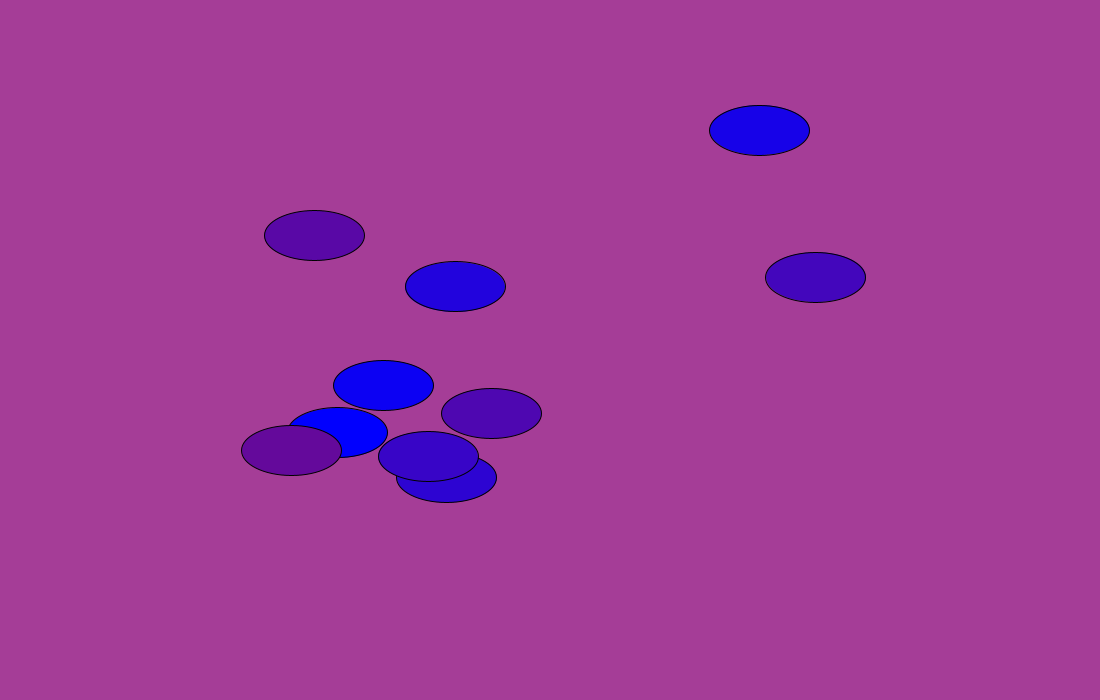
Frame 1 (no input)
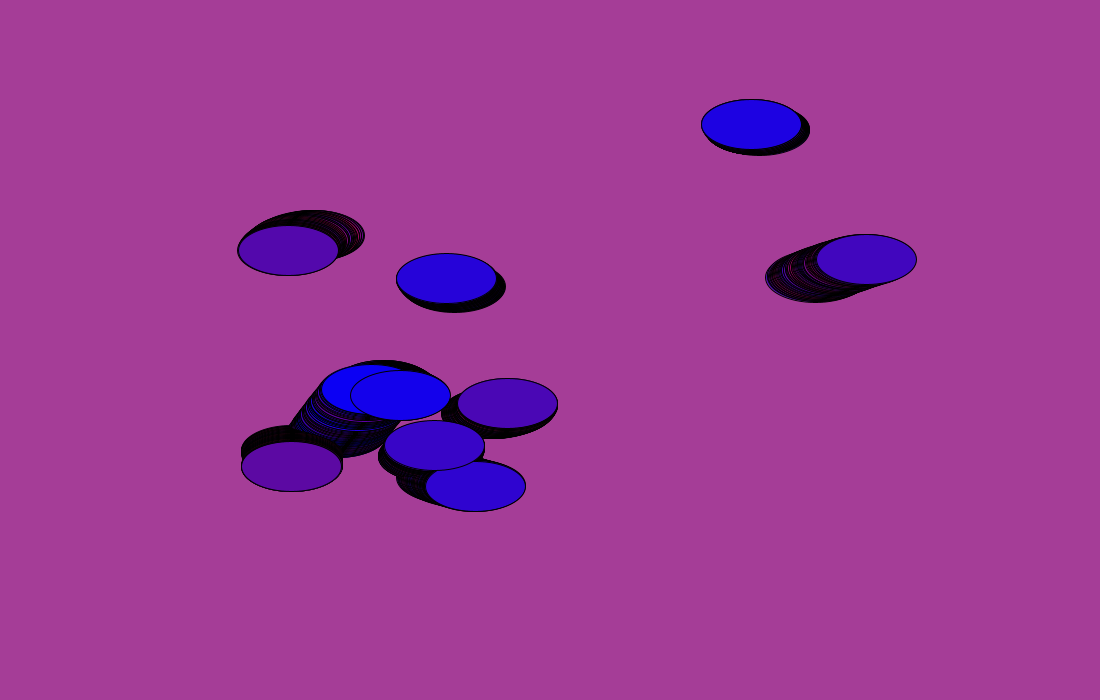
Frame 60 (the mouse pressed at the canvas centre just before this capture)
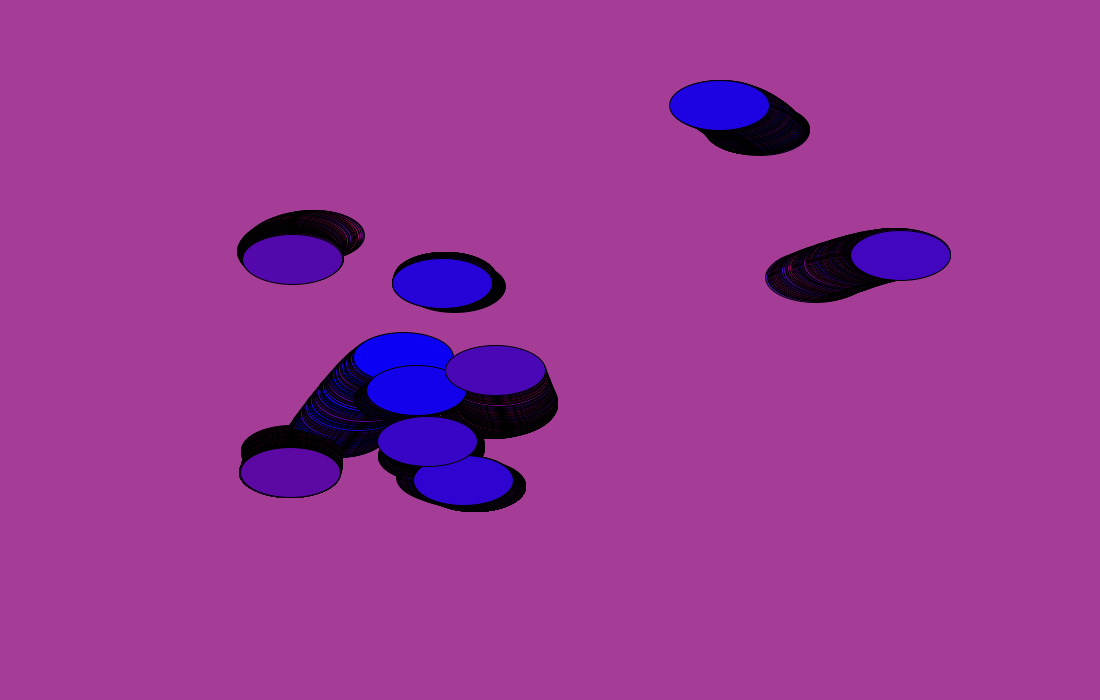
Frame 120 (the mouse held since frame 60 and released just before this capture)

The Processing sketch that drew these frames (run headless with seeded random() and noise(); from frame 60 on, the mouse is pressed at the canvas centre):

// Processing sketch: MagicWorms
// ── MagicWorms.pde
void setup(){
  size(1100,700);
  background(165,61,151);
  
}

void draw(){
  
  for (int i= 1; i<100;i+=10){
    fill(colorChange+i,i/10,(255-colorChange-i));
//  ellipse(11*i,7*i,100,50);
//  float x = random(100);
//  float y = random(100);
    float x = getWormX(i);
    float y = getWormY(i);
    ellipse(x,y,100,50);
//    makeMagical();
if (colorChangeFlag == 0){
  colorChange ++;
  if (colorChange >=100)
  colorChangeFlag = 1;
}
else{
  colorChange --;
  if (colorChange <=0)
  colorChangeFlag = 0;
}


  }

  
}

float frequency = .001;
float noiseInterval = PI; 
int colorChange;
int colorChangeFlag=0;

void makeMagical() {
  fill( 0, 0, 0, 10 );rect(0, 0, width, height);noStroke();
}


float getWormX(int i) {
  return map(noise(i*noiseInterval + frameCount * frequency), 0, 1, 0, width);
}


float getWormY(int i) {
  return map(noise(i*noiseInterval+1 + frameCount * frequency), 0, 1, 0, height);
}
